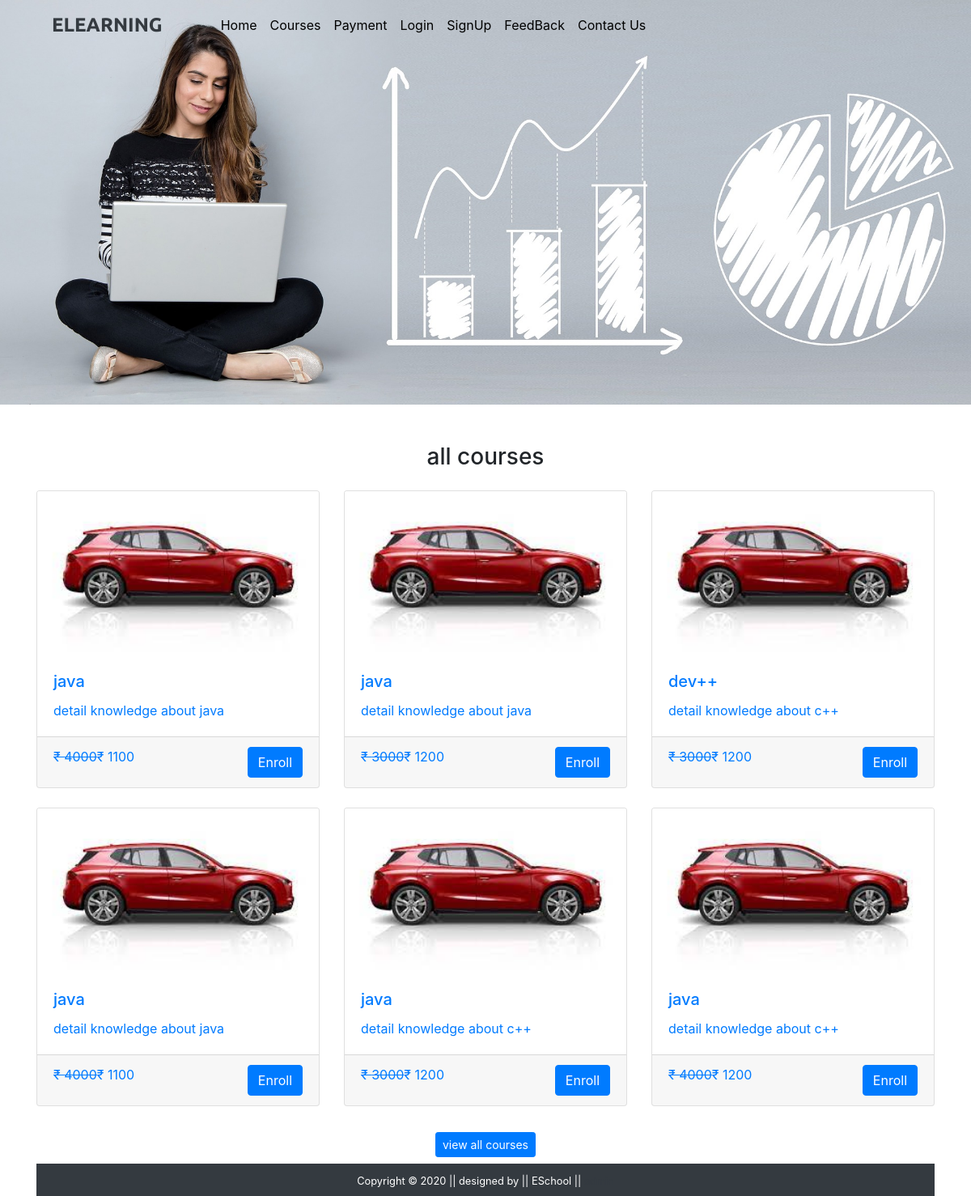
The page /course.php on the database its author committed.
### tables this page shows
CREATE TABLE `course_tb` (
  `course_id` int(11) NOT NULL,
  `course_name` varchar(255) NOT NULL,
  `course_desc` varchar(255) NOT NULL,
  `course_author` varchar(255) NOT NULL,
  `course_img` text NOT NULL,
  `course_duration` text NOT NULL,
  `course_price` int(11) NOT NULL,
  `c_orginal_price` int(11) NOT NULL
);

### course.php (the view, shortened to what this page needs)
<!DOCTYPE html>
<html lang="en">
<head>
    <link rel="stylesheet" href="css/bootstrap.min.css">
    <link rel="stylesheet" href="css/all.min.css">
</head>
<body>
    <?php include('includes/header.php')?>
    <div class="container-fluid bg-dark">
        <div class="row">
            <img src="images/analytics-3265840_1920.jpg" alt="course" style="height: 500px; width:100%; object-fit:cover; box-shadow: 10px;">
        </div>
    </div>
    <div class="container mt-5">
      <h3 class="text-center">all courses</h3>
      <div class="row mt-4">
      <?php
            $sql="SELECT * FROM course_tb ";
            $result=$con->query($sql);
            if($result->num_rows > 0){
              while($row=$result->fetch_assoc()){
                echo' <div class="col-sm-4 mb-4">
                <a href=""  style="text-align:left; padding:0px; margin:0px;">
                <div class="card">
                  <img class="card-img-top" src="'.str_replace('..','.',$row['course_img']).'" alt="N/A">
                   <div class="card-body">
                      <h5 class="card-title">'.$row['course_name'].'</h5>
                      <p class="card-text">'.$row['course_desc'].'</p>
                   </div>
                    <div class="card-footer">
                     <p class="card-text d-inline"><price:<small><del>&#8377 '.$row['c_orginal_price'].'</del></small><span class="font-weight-bolder">&#8377 '.$row['course_price'].'</span></p>
                     <a href="coursedetail.php?course_id='.$row['course_id'].'" class="btn btn-primary text-white font-weight-bolder float-right">Enroll</a>
                   </div>
</div>
</a>
</div>';}}
?>
      </div>
                 <div class="text-center m-2">
                   <a href="" class="btn btn-primary btn-sm">view all courses</a>
                 </div>
       <?php include('includes/footer.php') ?>
</body>
</html>

### css/custom.css (style rules this page uses)
* { padding: 0px; margin: 0px; box-sizing: border-box; }

### rows shown on the page
course_tb: course_img (picture), course_name "java", course_desc "detail knowledge about java", c_orginal_price "4000", course_price "1100"
course_tb: course_img (picture), course_name "java", course_desc "detail knowledge about java", c_orginal_price "3000", course_price "1200"
course_tb: course_img (picture), course_name "dev++", course_desc "detail knowledge about c++", c_orginal_price "3000", course_price "1200"
course_tb: course_img (picture), course_name "java", course_desc "detail knowledge about java", c_orginal_price "4000", course_price "1100"
course_tb: course_img (picture), course_name "java", course_desc "detail knowledge about c++", c_orginal_price "3000", course_price "1200"
course_tb: course_img (picture), course_name "java", course_desc "detail knowledge about c++", c_orginal_price "4000", course_price "1200"
